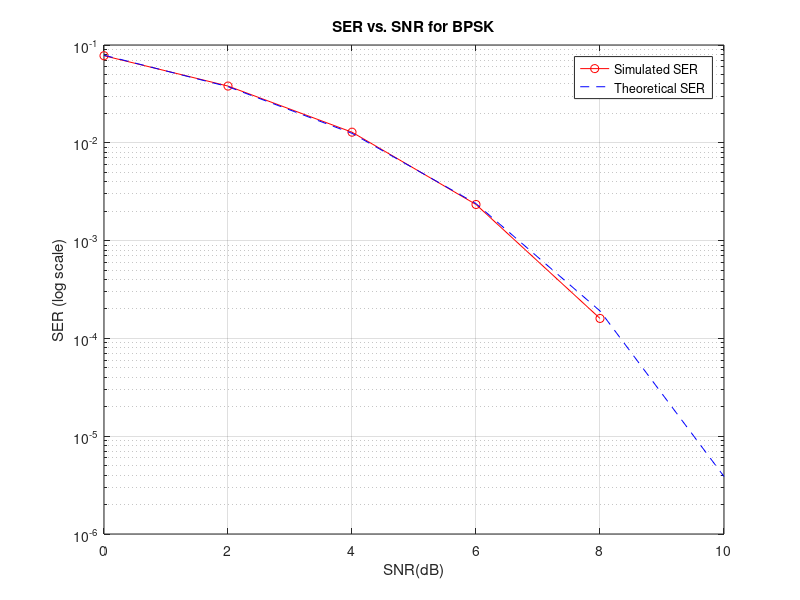
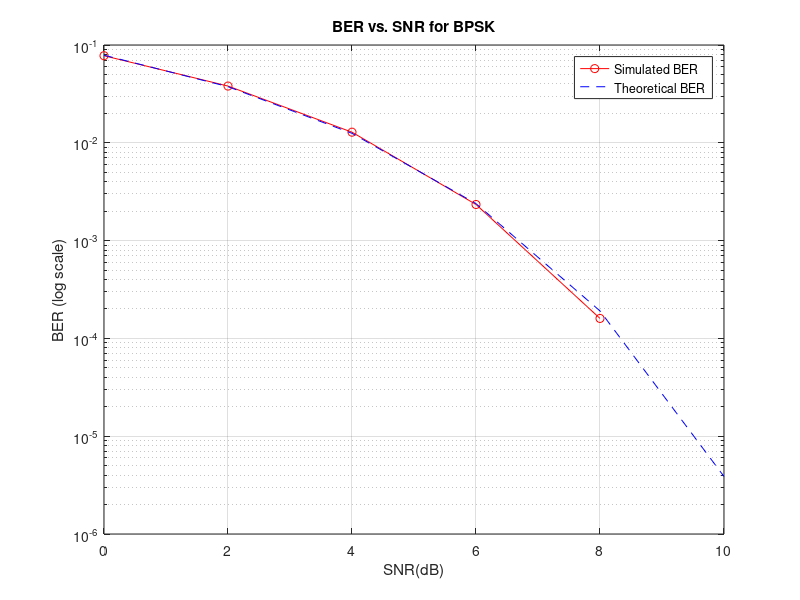
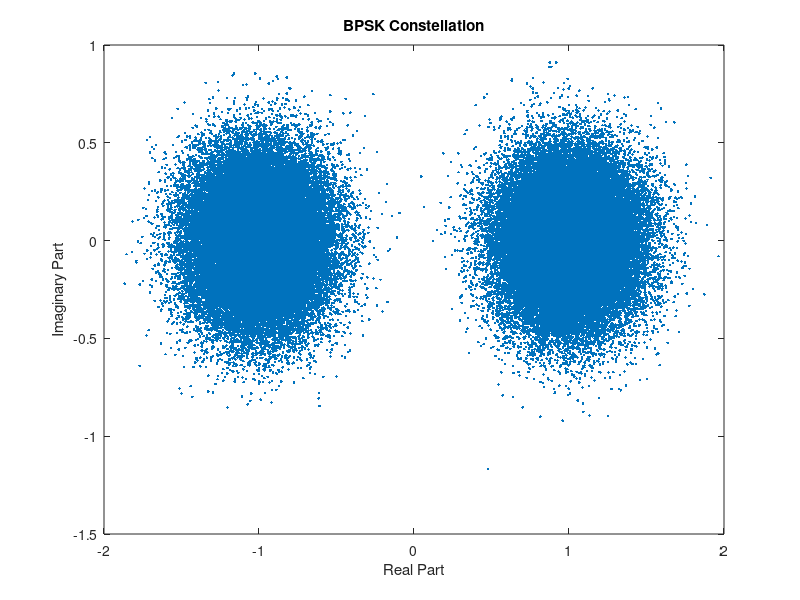

MATLAB code to generate these figures, in order:
clc;
close all;

M = 2; % BPSK
numBits = 100000;

data = randi([0, 1], 1, numBits); % Generate binary data (0 or 1)

% SNR range in dB
SNRdB = 0 : 2 : 10;

% Arrays to store simulated SER and BER
ser_simulated = zeros(1, length(SNRdB));
ber_simulated = zeros(1, length(SNRdB));

% Arrays to store theoretical SER and BER
ser_theoretical = zeros(1, length(SNRdB));
ber_theoretical = zeros(1, length(SNRdB));

for snr_idx = 1 : length(SNRdB)
    SNRdB_current = SNRdB(snr_idx);
    
    % Calculate the noise variance from SNR
    SNR = 10^(SNRdB_current / 10);
    modulated_data = pskmod(data, M, 0); % BPSK

    n = sqrt(0.5 / SNR) * (randn(size(modulated_data)) + 1i * randn(size(modulated_data)));
    received_symbols = modulated_data + n;

    % Demodulate received symbols
    demodulated_data = pskdemod(received_symbols, M, 0); % BPSK

    % Calculate Symbol Error Rate (SER)
    ser_simulated(snr_idx) = sum(demodulated_data ~= data) / numBits;

    % Calculate Bit Error Rate (BER)
    ber_simulated(snr_idx) = sum(data ~= demodulated_data) / numBits;

    % Theoretical SER and BER for BPSK
    ser_theoretical(snr_idx) = qfunc(sqrt(2 * SNR));
    ber_theoretical(snr_idx) = ser_theoretical(snr_idx);

end

figure(1)
semilogy(SNRdB, ser_simulated, 'ro-', 'DisplayName', 'Simulated SER');
hold on;
semilogy(SNRdB, ser_theoretical, 'b--', 'DisplayName', 'Theoretical SER');
xlabel('SNR(dB)');
ylabel('SER (log scale)');
title(['SER vs. SNR for BPSK']);
grid on;
legend;

figure(2)
semilogy(SNRdB, ber_simulated, 'ro-', 'DisplayName', 'Simulated BER');
hold on;
semilogy(SNRdB, ber_theoretical, 'b--', 'DisplayName', 'Theoretical BER');
xlabel('SNR(dB)');
ylabel('BER (log scale)');
title(['BER vs. SNR for BPSK']);
grid on;
legend;
figure;
scatterplot(received_symbols);
title('BPSK Constellation');
xlabel('Real Part');
ylabel('Imaginary Part');